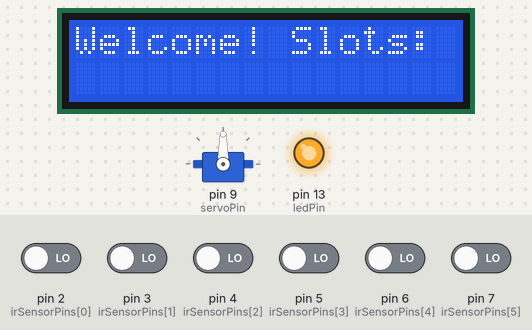
Simulated run of this sketch. Board: Arduino Uno, built with avr-gcc and run on an emulated ATmega328P. On the bench: 16×2 character LCD, servo, output pins drawn as LEDs (lit = HIGH). The inputs (shaded band) are chosen by the test bench; at power-on: pin 2 (irSensorPins[0]), pin 3 (irSensorPins[1]), pin 4 (irSensorPins[2]), pin 5 (irSensorPins[3]), pin 6 (irSensorPins[4]), pin 7 (irSensorPins[5]) LOW.

Above: at 1.2 s.
1.3 s: pin 2 (irSensorPins[0]) driven HIGH
At 4.5 s:
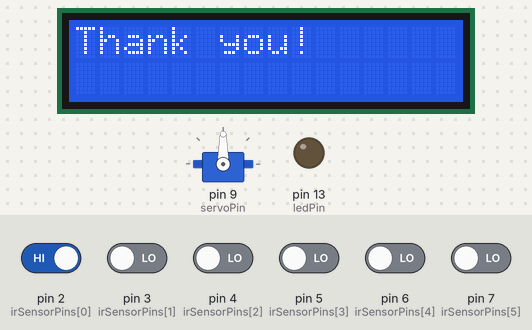
11.7 s: pin 3 (irSensorPins[1]) driven HIGH
At 15.2 s:
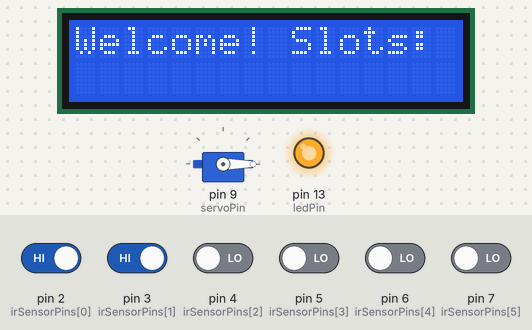
22.8 s: pin 4 (irSensorPins[2]) driven HIGH
At 28.1 s:
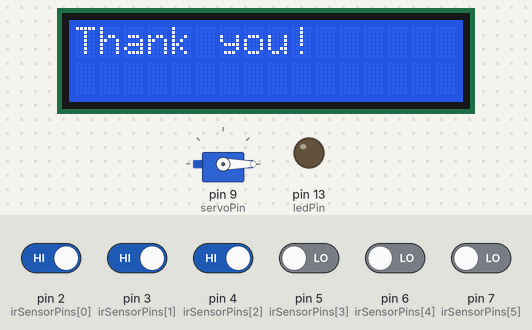
36.4 s: pin 5 (irSensorPins[3]) driven HIGH
Timing chart, 0 to 51.0 s (numbered marks = the images above; inputs shaded):
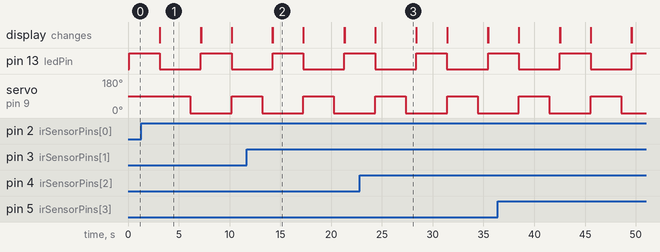

The sketch:

main-v2-beta.ino
```cpp
#include <Wire.h>
#include <LiquidCrystal_I2C.h>
#include <Servo.h>

const int irSensorCount = 6;
const int ledPin = 13;
const int servoPin = 9;

int irSensorPins[] = {2, 3, 4, 5, 6, 7};

LiquidCrystal_I2C lcd(0x27, 16, 2);

Servo barricadeServo;

int availableSlots = irSensorCount;

void setup() {
  Serial.begin(9600);

  lcd.begin();
  lcd.backlight();

  barricadeServo.attach(servoPin);

  for (int i = 0; i < irSensorCount; i++)
    pinMode(irSensorPins[i], INPUT);

  pinMode(ledPin, OUTPUT);

  updateLCD();
}

void loop() {
  checkParkingSlots();
  simulateEntry();
  simulateExit();
}

void checkParkingSlots() {
  availableSlots = irSensorCount;

  for (int i = 0; i < irSensorCount; i++) {
    if (digitalRead(irSensorPins[i]) == HIGH)
      availableSlots--;

  }

  updateLCD();
}

void simulateEntry() {
  digitalWrite(ledPin, HIGH);
  lcd.clear();
  lcd.print("Welcome! Slots: ");
  lcd.print(availableSlots);
  delay(3000);
}

void simulateExit() {
  digitalWrite(ledPin, LOW);
  lcd.clear();
  lcd.print("Thank you!");
  barricadeServo.write(90);
  delay(3000);
  barricadeServo.write(0);
  delay(1000);
  updateLCD();
}

void updateLCD() {
  lcd.clear();
  lcd.print("Available: ");
  lcd.print(availableSlots);
  lcd.print(" slots");
}
```

Measured:
- by itself, pin 13 (ledPin): alternates HIGH for 3.0 s and LOW for 4.1 s
- by itself, servo on pin 9 (servoPin): alternates 90° for 3.0 s and 0° for 4.1 s
- what the display in image 1 shows lasts 4.1 s, from 3.1 s to 7.2 s
- what the display in image 2 shows lasts 3.0 s, from 14.3 s to 17.3 s
